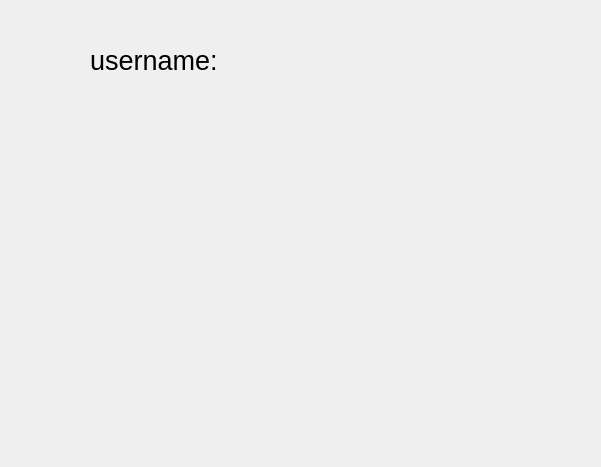
<?xml version="1.0" encoding="UTF-8"?>
<ui version="4.0">
 <class>StudentMenu</class>
 <widget class="QDialog" name="StudentMenu">
  <property name="geometry">
   <rect>
    <x>0</x>
    <y>0</y>
    <width>601</width>
    <height>467</height>
   </rect>
  </property>
  <property name="windowTitle">
   <string>Dialog</string>
  </property>
  <widget class="QLabel" name="labelUsername">
   <property name="geometry">
    <rect>
     <x>90</x>
     <y>40</y>
     <width>341</width>
     <height>41</height>
    </rect>
   </property>
   <property name="font">
    <font>
     <pointsize>20</pointsize>
    </font>
   </property>
   <property name="text">
    <string>username: </string>
   </property>
  </widget>
 </widget>
 <resources/>
 <connections/>
</ui>
